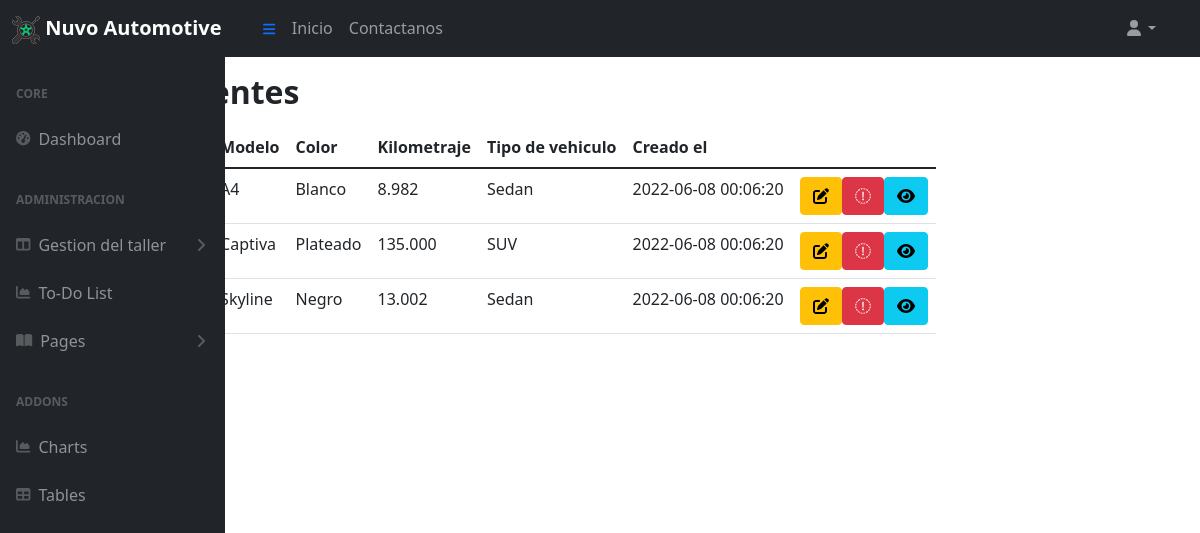
Screenshot of /admin/ViewListVehicle (signed in) with the database file from the repository.
### tables this page shows
CREATE TABLE `vehicle` (
  `PATENT` varchar(255) NOT NULL,
  `BRAND` varchar(255) DEFAULT NULL,
  `MODEL` varchar(255) DEFAULT NULL,
  `YEAR` varchar(255) DEFAULT NULL,
  `FUEL_TYPE` varchar(255) DEFAULT NULL,
  `TRANSMISSION` varchar(255) DEFAULT NULL,
  `COLOR` varchar(255) DEFAULT NULL,
  `CHASSIS_NUMBER` varchar(255) DEFAULT NULL,
  `MILEAGE` varchar(255) DEFAULT NULL,
  `VEHICLE_TYPE` varchar(255) DEFAULT NULL,
  `CREATED_AT` timestamp NOT NULL DEFAULT CURRENT_TIMESTAMP,
  `UPDATED_AT` timestamp NOT NULL DEFAULT CURRENT_TIMESTAMP ON UPDATE CURRENT_TIMESTAMP,
  PRIMARY KEY (`PATENT`)
);

### controllers/AdminController.php (called while the page is built, shortened)
<?php
require_once('models/vehicle.php');
class AdminController{
    public function ViewListVehicle(){
        $vehicle = new Vehicle();
        $vehicles = $vehicle->getAll();
        require_once('views/layout/sidebar.php');
        require_once('views/admin/vehicle/ViewList.php');
    }
}

### config/database.php (called while the page is built)
<?php
class Database {
  public static function connect() {
    $db = new mysqli('localhost', 'root', 'root', 'nuvo-automotive');
    $db->query("SET NAMES 'utf8'");
    return $db;
  }
}

### models/vehicle.php (called while the page is built, shortened)
<?php
class Vehicle {
    private $db;
    public function __construct() {
        $this->db = Database::connect();
    }
    public function getAll(){
        $query = "SELECT * FROM VEHICLE";
        $vehicles = $this->db->query($query);
        return $vehicles;
    }
}
?>

### views/admin/vehicle/ViewList.php (the view)
<div class="container py-3">
  <div class="row">
    <div class="col-12 col-md-9">
      <div class="mb-3">
        <h2 class="fw-bold mb-3">Lista de clientes</h2>
        <div class="table-responsive">
          <table class="table">
            <thead>
              <tr>
                <th>Patente</th>
                <th>Marca</th>
                <th>Modelo</th>
                <th>Color</th>
                <th>Kilometraje</th>
                <th>Tipo de vehiculo</th>
                <th>Creado el</th>
              </tr>
            </thead>
            <tbody>
              <?php while ($vehicle = $vehicles->fetch_object()): ?>
              <tr>
                <td><?= $vehicle->PATENT ?></td>
                <td><?= $vehicle->BRAND ?></td>
                <td><?= $vehicle-> MODEL ?></td>
                <td><?= $vehicle->COLOR ?></td>
                <td><?= $vehicle->MILEAGE ?></td>
                <td><?= $vehicle->VEHICLE_TYPE?></td>
                <td><?= $vehicle->CREATED_AT ?></td>
                <td>
                  <div class="icons">
                    <button type="button" class="btn btn-warning btn-square btn-xs" onclick=""><i
                        class="fa fa-edit"></i>
                    </button>
                    <button type="button" class="btn btn-danger btn-square btn-xs" onclick=><i
                        class="fa fa-trash-o"></i></button>
                    <button type="button" class="btn btn-info btn-square btn-xs" onclick=><i
                        class="fa fa-eye"></i></button>
                  </div>
                </td>
              </tr>
              <?php endwhile; ?>
            </tbody>
          </table>
        </div>
      </div>
    </div>
  </div>
</div>

### rows the page displays
vehicle: MODEL "A4", COLOR "Blanco", MILEAGE "8.982", VEHICLE_TYPE "Sedan", CREATED_AT "2022-06-08 00:06:20"
vehicle: MODEL "Captiva", COLOR "Plateado", MILEAGE "135.000", VEHICLE_TYPE "SUV", CREATED_AT "2022-06-08 00:06:20"
vehicle: MODEL "Skyline", COLOR "Negro", MILEAGE "13.002", VEHICLE_TYPE "Sedan", CREATED_AT "2022-06-08 00:06:20"
